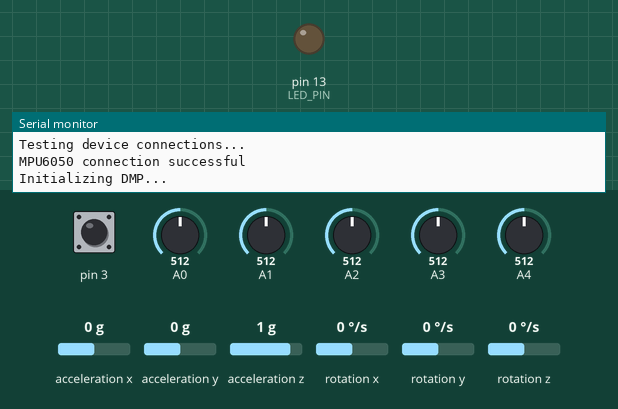
A sketch run on a simulated Arduino Leonardo, built with avr-gcc and run on an emulated ATmega32U4. On the bench: output pins drawn as LEDs (lit = HIGH), the last lines printed to the serial monitor. Dashed ring = blinking. Inputs (shaded band) come from the test bench; at power-on: acceleration z 1 g, pin 3 HIGH, A0 = 512, A1 = 512, A2 = 512, A3 = 512, A4 = 512, acceleration x 0 g, acceleration y 0 g, rotation x 0 °/s, rotation y 0 °/s, rotation z 0 °/s. The sensor or clock chip raises its interrupt line as the real part does.

Above: at 0.1 s.
At 1.7 s:
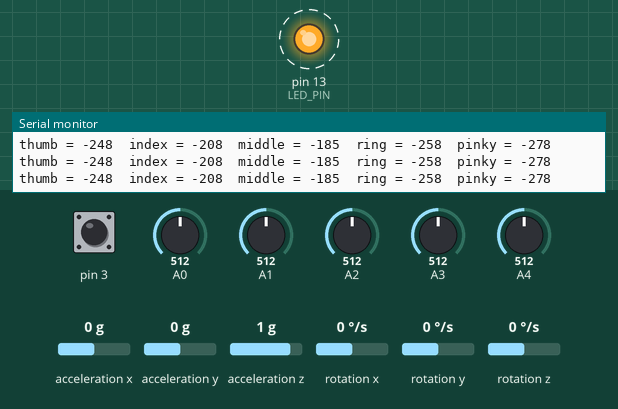
1.8 s: acceleration z set to -1.4 g
Timing chart, 0 to 10.8 s (numbered marks = the images above; inputs shaded):
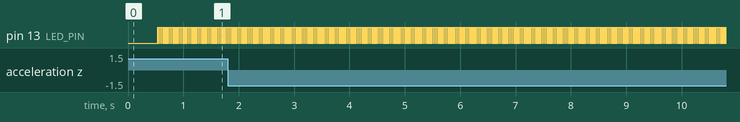

The sketch:

mpu6050_HC05_code.ino
```cpp
// I2C device class (I2Cdev) demonstration Arduino sketch for MPU6050 class using DMP (MotionApps v2.0)
// 6/21/2012 by Jeff Rowberg <jeff@rowberg.net>
// Updates should (hopefully) always be available at https://github.com/jrowberg/i2cdevlib
//
// Changelog:
//      2013-05-08 - added seamless Fastwire support
//                 - added note about gyro calibration
//      2012-06-21 - added note about Arduino 1.0.1 + Leonardo compatibility error
//      2012-06-20 - improved FIFO overflow handling and simplified read process
//      2012-06-19 - completely rearranged DMP initialization code and simplification
//      2012-06-13 - pull gyro and accel data from FIFO packet instead of reading directly
//      2012-06-09 - fix broken FIFO read sequence and change interrupt detection to RISING
//      2012-06-05 - add gravity-compensated initial reference frame acceleration output
//                 - add 3D math helper file to DMP6 example sketch
//                 - add Euler output and Yaw/Pitch/Roll output formats
//      2012-06-04 - remove accel offset clearing for better results (thanks Sungon Lee)
//      2012-06-01 - fixed gyro sensitivity to be 2000 deg/sec instead of 250
//      2012-05-30 - basic DMP initialization working

/* ============================================
I2Cdev device library code is placed under the MIT license
Copyright (c) 2012 Jeff Rowberg

Permission is hereby granted, free of charge, to any person obtaining a copy
of this software and associated documentation files (the "Software"), to deal
in the Software without restriction, including without limitation the rights
to use, copy, modify, merge, publish, distribute, sublicense, and/or sell
copies of the Software, and to permit persons to whom the Software is
furnished to do so, subject to the following conditions:

The above copyright notice and this permission notice shall be included in
all copies or substantial portions of the Software.

THE SOFTWARE IS PROVIDED "AS IS", WITHOUT WARRANTY OF ANY KIND, EXPRESS OR
IMPLIED, INCLUDING BUT NOT LIMITED TO THE WARRANTIES OF MERCHANTABILITY,
FITNESS FOR A PARTICULAR PURPOSE AND NONINFRINGEMENT. IN NO EVENT SHALL THE
AUTHORS OR COPYRIGHT HOLDERS BE LIABLE FOR ANY CLAIM, DAMAGES OR OTHER
LIABILITY, WHETHER IN AN ACTION OF CONTRACT, TORT OR OTHERWISE, ARISING FROM,
OUT OF OR IN CONNECTION WITH THE SOFTWARE OR THE USE OR OTHER DEALINGS IN
THE SOFTWARE.
===============================================
*/

// I2Cdev and MPU6050 must be installed as libraries, or else the .cpp/.h files
// for both classes must be in the include path of your project
#include<SoftwareSerial.h>
#include "I2Cdev.h"

#include "MPU6050_6Axis_MotionApps20.h"
//#include "MPU6050.h" // not necessary if using MotionApps include file

// Arduino Wire library is required if I2Cdev I2CDEV_ARDUINO_WIRE implementation
// is used in I2Cdev.h

boolean check(int ,int ,int ,int,int,int,int,int,int ,int);
#if I2CDEV_IMPLEMENTATION == I2CDEV_ARDUINO_WIRE
    #include "Wire.h"
#endif


// class default I2C address is 0x68
// specific I2C addresses may be passed as a parameter here
// AD0 low = 0x68 (default for SparkFun breakout and InvenSense evaluation board)
// AD0 high = 0x69
MPU6050 mpu;
//MPU6050 mpu(0x69); // <-- use for AD0 high

#define RX 10
#define TX 11
SoftwareSerial myBluetooth(RX,TX);
int flex_thumb,flex_index,flex_middle,flex_ring,flex_pinky;
/* =========================================================================
   NOTE: In addition to connection 3.3v, GND, SDA, and SCL, this sketch
   depends on the MPU-6050's INT pin being connected to the Arduino's
   external interrupt #0 pin. On the Arduino Uno and Mega 2560, this is
   digital I/O pin 2.
 * ========================================================================= */

/* =========================================================================
   NOTE: Arduino v1.0.1 with the Leonardo board generates a compile error
   when using Serial.write(buf, len). The Teapot output uses this method.
   The solution requires a modification to the Arduino USBAPI.h file, which
   is fortunately simple, but annoying. This will be fixed in the next IDE
   release. For more info, see these links:

   http://arduino.cc/forum/index.php/topic,109987.0.html
   http://code.google.com/p/arduino/issues/detail?id=958
 * ========================================================================= */


// uncomment "OUTPUT_READABLE_QUATERNION" if you want to see the actual
// quaternion components in a [w, x, y, z] format (not best for parsing
// on a remote host such as Processing or something though)
//#define OUTPUT_READABLE_QUATERNION

// uncomment "OUTPUT_READABLE_EULER" if you want to see Euler angles
// (in degrees) calculated from the quaternions coming from the FIFO.
// Note that Euler angles suffer from gimbal lock (for more info, see
// http://en.wikipedia.org/wiki/Gimbal_lock)
//#define OUTPUT_READABLE_EULER

// uncomment "OUTPUT_READABLE_YAWPITCHROLL" if you want to see the yaw/
// pitch/roll angles (in degrees) calculated from the quaternions coming
// from the FIFO. Note this also requires gravity vector calculations.
// Also note that yaw/pitch/roll angles suffer from gimbal lock (for
// more info, see: http://en.wikipedia.org/wiki/Gimbal_lock)
#define OUTPUT_READABLE_YAWPITCHROLL

// uncomment "OUTPUT_READABLE_REALACCEL" if you want to see acceleration
// components with gravity removed. This acceleration reference frame is
// not compensated for orientation, so +X is always +X according to the
// sensor, just without the effects of gravity. If you want acceleration
// compensated for orientation, us OUTPUT_READABLE_WORLDACCEL instead.
//#define OUTPUT_READABLE_REALACCEL

// uncomment "OUTPUT_READABLE_WORLDACCEL" if you want to see acceleration
// components with gravity removed and adjusted for the world frame of
// reference (yaw is relative to initial orientation, since no magnetometer
// is present in this case). Could be quite handy in some cases.
//#define OUTPUT_READABLE_WORLDACCEL

// uncomment "OUTPUT_TEAPOT" if you want output that matches the
// format used for the InvenSense teapot demo
//#define OUTPUT_TEAPOT


#define LED_PIN 13 // (Arduino is 13, Teensy is 11, Teensy++ is 6)
bool blinkState = false;

// MPU control/status vars
bool dmpReady = false;  // set true if DMP init was successful
uint8_t mpuIntStatus;   // holds actual interrupt status byte from MPU
uint8_t devStatus;      // return status after each device operation (0 = success, !0 = error)
uint16_t packetSize;    // expected DMP packet size (default is 42 bytes)
uint16_t fifoCount;     // count of all bytes currently in FIFO
uint8_t fifoBuffer[64]; // FIFO storage buffer

// orientation/motion vars
Quaternion q;           // [w, x, y, z]         quaternion container
VectorInt16 aa;         // [x, y, z]            accel sensor measurements
VectorInt16 aaReal;     // [x, y, z]            gravity-free accel sensor measurements
VectorInt16 aaWorld;    // [x, y, z]            world-frame accel sensor measurements
VectorFloat gravity;    // [x, y, z]            gravity vector
float euler[3];         // [psi, theta, phi]    Euler angle container
float ypr[3];           // [yaw, pitch, roll]   yaw/pitch/roll container and gravity vector

// packet structure for InvenSense teapot demo
uint8_t teapotPacket[14] = { '$', 0x02, 0,0, 0,0, 0,0, 0,0, 0x00, 0x00, '\r', '\n' };


// ================================================================
// ===               INTERRUPT DETECTION ROUTINE                ===
// ================================================================

volatile bool mpuInterrupt = false;     // indicates whether MPU interrupt pin has gone high
void dmpDataReady() {
    mpuInterrupt = true;
}


// ================================================================
// ===                      INITIAL SETUP                       ===
// ================================================================

void setup() {
    // join I2C bus (I2Cdev library doesn't do this automatically)
    #if I2CDEV_IMPLEMENTATION == I2CDEV_ARDUINO_WIRE
        Wire.begin();
        TWBR = 24; // 400kHz I2C clock (200kHz if CPU is 8MHz)
    #elif I2CDEV_IMPLEMENTATION == I2CDEV_BUILTIN_FASTWIRE
        Fastwire::setup(400, true);
    #endif

    // initialize serial communication
    // (115200 chosen because it is required for Teapot Demo output, but it's
    // really up to you depending on your project)
    Serial.begin(115200);
    while (!Serial); // wait for Leonardo enumeration, others continue immediately
    myBluetooth.begin(9600);

    // NOTE: 8MHz or slower host processors, like the Teensy @ 3.3v or Ardunio
    // Pro Mini running at 3.3v, cannot handle this baud rate reliably due to
    // the baud timing being too misaligned with processor ticks. You must use
    // 38400 or slower in these cases, or use some kind of external separate
    // crystal solution for the UART timer.

    // initialize device
    Serial.println(F("Initializing I2C devices..."));
    mpu.initialize();

    // verify connection
    Serial.println(F("Testing device connections..."));
    Serial.println(mpu.testConnection() ? F("MPU6050 connection successful") : F("MPU6050 connection failed"));

    // wait for ready
  /*  Serial.println(F("\nSend any character to begin DMP programming and demo: "));
    while (Serial.available() && Serial.read()); // empty buffer
    while (!Serial.available());                 // wait for data
    while (Serial.available() && Serial.read()); // empty buffer again*/

    // load and configure the DMP
    Serial.println(F("Initializing DMP..."));
    devStatus = mpu.dmpInitialize();

    // supply your own gyro offsets here, scaled for min sensitivity
    mpu.setXGyroOffset(220);
    mpu.setYGyroOffset(76);
    mpu.setZGyroOffset(-85);
    mpu.setZAccelOffset(1788); // 1688 factory default for my test chip

    // make sure it worked (returns 0 if so)
    if (devStatus == 0) {
        // turn on the DMP, now that it's ready
        Serial.println(F("Enabling DMP..."));
        mpu.setDMPEnabled(true);

        // enable Arduino interrupt detection
        Serial.println(F("Enabling interrupt detection (Arduino external interrupt 0)..."));
        attachInterrupt(0, dmpDataReady, RISING);
        mpuIntStatus = mpu.getIntStatus();

        // set our DMP Ready flag so the main loop() function knows it's okay to use it
        Serial.println(F("DMP ready! Waiting for first interrupt..."));
        dmpReady = true;

        // get expected DMP packet size for later comparison
        packetSize = mpu.dmpGetFIFOPacketSize();
    } else {
        // ERROR!
        // 1 = initial memory load failed
        // 2 = DMP configuration updates failed
        // (if it's going to break, usually the code will be 1)
        Serial.print(F("DMP Initialization failed (code "));
        Serial.print(devStatus);
        Serial.println(F(")"));
    }

    // configure LED for output
    pinMode(LED_PIN, OUTPUT);
}


// ================================================================
// ===                    MAIN PROGRAM LOOP                     ===
// ================================================================

void loop() {
    // if programming failed, don't try to do anything
    if (!dmpReady) return;

    // wait for MPU interrupt or extra packet(s) available
    while (!mpuInterrupt && fifoCount < packetSize) {
        // other program behavior stuff here
        // .
        // .
        // .
        // if you are really paranoid you can frequently test in between other
        // stuff to see if mpuInterrupt is true, and if so, "break;" from the
        // while() loop to immediately process the MPU data
        // .
        // .
        // .
    }

    // reset interrupt flag and get INT_STATUS byte
    mpuInterrupt = false;
    mpuIntStatus = mpu.getIntStatus();

    // get current FIFO count
    fifoCount = mpu.getFIFOCount();

    // check for overflow (this should never happen unless our code is too inefficient)
    if ((mpuIntStatus & 0x10) || fifoCount == 1024) {
        // reset so we can continue cleanly
        mpu.resetFIFO();
        Serial.println(F("FIFO overflow!"));

    // otherwise, check for DMP data ready interrupt (this should happen frequently)
    } else if (mpuIntStatus & 0x02) {
        // wait for correct available data length, should be a VERY short wait
        while (fifoCount < packetSize) fifoCount = mpu.getFIFOCount();

        // read a packet from FIFO
        mpu.getFIFOBytes(fifoBuffer, packetSize);

        // track FIFO count here in case there is > 1 packet available
        // (this lets us immediately read more without waiting for an interrupt)
        fifoCount -= packetSize;

        #ifdef OUTPUT_READABLE_QUATERNION
            // display quaternion values in easy matrix form: w x y z
            mpu.dmpGetQuaternion(&q, fifoBuffer);
            Serial.print("quat\t");
            Serial.print(q.w);
            Serial.print("\t");
            Serial.print(q.x);
            Serial.print("\t");
            Serial.print(q.y);
            Serial.print("\t");
            Serial.println(q.z);
        #endif

        #ifdef OUTPUT_READABLE_EULER
            // display Euler angles in degrees
            mpu.dmpGetQuaternion(&q, fifoBuffer);
            mpu.dmpGetEuler(euler, &q);
            Serial.print("euler\t");
            Serial.print(euler[0] * 180/M_PI);
            Serial.print("\t");
            Serial.print(euler[1] * 180/M_PI);
            Serial.print("\t");
            Serial.println(euler[2] * 180/M_PI);
        #endif

        #ifdef OUTPUT_READABLE_YAWPITCHROLL
            // display Euler angles in degrees
            mpu.dmpGetQuaternion(&q, fifoBuffer);
            mpu.dmpGetGravity(&gravity, &q);
            mpu.dmpGetYawPitchRoll(ypr, &q, &gravity);
            float y=ypr[0]*180.0/M_PI;
            float p=ypr[1]*180.0/M_PI;
            float r=ypr[2]*180.0/M_PI;
            String str="#"+(String)y+" "+(String)p+" "+(String)r+"~";
            //Serial.println(str);
           // myBluetooth.print(str);
        #endif

        #ifdef OUTPUT_READABLE_REALACCEL
            // display real acceleration, adjusted to remove gravity
            mpu.dmpGetQuaternion(&q, fifoBuffer);
            mpu.dmpGetAccel(&aa, fifoBuffer);
            mpu.dmpGetGravity(&gravity, &q);
            mpu.dmpGetLinearAccel(&aaReal, &aa, &gravity);
            Serial.print("areal\t");
            Serial.print(aaReal.x);
            Serial.print("\t");
            Serial.print(aaReal.y);
            Serial.print("\t");
            Serial.println(aaReal.z);
        #endif

        #ifdef OUTPUT_READABLE_WORLDACCEL
            // display initial world-frame acceleration, adjusted to remove gravity
            // and rotated based on known orientation from quaternion
            mpu.dmpGetQuaternion(&q, fifoBuffer);
            mpu.dmpGetAccel(&aa, fifoBuffer);
            mpu.dmpGetGravity(&gravity, &q);
            mpu.dmpGetLinearAccel(&aaReal, &aa, &gravity);
            mpu.dmpGetLinearAccelInWorld(&aaWorld, &aaReal, &q);
            Serial.print("aworld\t");
            Serial.print(aaWorld.x);
            Serial.print("\t");
            Serial.print(aaWorld.y);
            Serial.print("\t");
            Serial.println(aaWorld.z);
        #endif

        #ifdef OUTPUT_TEAPOT
            // display quaternion values in InvenSense Teapot demo format:
            teapotPacket[2] = fifoBuffer[0];
            teapotPacket[3] = fifoBuffer[1];
            teapotPacket[4] = fifoBuffer[4];
            teapotPacket[5] = fifoBuffer[5];
            teapotPacket[6] = fifoBuffer[8];
            teapotPacket[7] = fifoBuffer[9];
            teapotPacket[8] = fifoBuffer[12];
            teapotPacket[9] = fifoBuffer[13];
            Serial.write(teapotPacket, 14);
            teapotPacket[11]++; // packetCount, loops at 0xFF on purpose
        #endif


        // blink LED to indicate activity
        blinkState = !blinkState;
        digitalWrite(LED_PIN, blinkState);
    }

   flex_thumb = analogRead(A0)-760 ;
   flex_index = analogRead(A1)-720 ;
   flex_middle = analogRead(A2)-697 ;
   flex_ring = analogRead(A3)-770 ;
   flex_pinky = analogRead(A4)-790 ;
  Serial.print("thumb = ");
  Serial.print(flex_thumb);
  Serial.print("\t");

  Serial.print("index = ");
  Serial.print(flex_index);
  Serial.print("\t");

  Serial.print("middle = ");
  Serial.print(flex_middle);
  Serial.print("\t");

  Serial.print("ring = ");
  Serial.print(flex_ring);
  Serial.print("\t");

  Serial.print("pinky = ");
  Serial.print(flex_pinky);
  Serial.println("\t");
  Serial.print("\n");

  //flex values checking for letters.


  if(check(65,85,100,130,105,130,105,120,75,95)){
    myBluetooth.write("#a~");
    Serial.println("a");
    delay(500);
  }
  else if(check(25,50,20,40,20,45,15,35,-15,5)){
    myBluetooth.write("#b~");
     Serial.println("b");
     delay(500);
  }
  else if(check(15,35,40,70,79,103,70,100,30,60)){
    myBluetooth.write("#c~");
     Serial.println("c");
     delay(500);
  }
  else if(check(55,75,30,55,130,155,100,125,60,85)){
    myBluetooth.write("#d~");
     Serial.println("d");
     delay(500);
  }
  else if(check(65,95,125,150,115,145,105,125,-15,5)){
    myBluetooth.write("#i~");
     Serial.println("i");
     delay(500);
  }
  else if(check(-5,15,25,50,30,55,100,130,60,90)){
    myBluetooth.write("#k~");
     Serial.println("k");
     delay(500);
  }
  else if(check(75,100,95,125,100,130,85,120,75,100)){
    myBluetooth.write("#m~");
     Serial.println("m");
     delay(500);
  }
  else if(check(20,45,20,40,35,55,110,140,70,100)){
    myBluetooth.write("#u~");
     Serial.println("u");
     delay(500);
  }
  else if(check(20,60,15,40,15,40,30,65,80,110)){
    myBluetooth.write("#w~");
     Serial.println("w");
     delay(500);
  }
  else if(check(90,115,115,140,120,140,95,120,75,100)){
    myBluetooth.write("#x~");
     Serial.println("x");
     delay(500);
  }
  else if(check(-15,10,110,150,110,150,100,140,-15,10)){
    myBluetooth.write("#y~");
     Serial.println("y");
     delay(500);
  }
  else if(check(30,70,40,75,85,115,70,100,30,60)){
    myBluetooth.write("#o~");
     Serial.println("o");
     delay(500);
  }
  else if(check(-15,15,30,60,120,150,100,135,60,95)){
    myBluetooth.write("#l~");
     Serial.println("l");
     delay(500);
  }
  else;

}
boolean check(int thumbL,int thumbH,int indexL,int indexH,int middleL,int middleH,int ringL,int ringH,int littleL,int littleH){
  if(flex_thumb>=thumbL && flex_thumb<=thumbH && flex_index>=indexL && flex_index<=indexH && flex_middle>=middleL && flex_middle<=middleH && flex_ring>=ringL && flex_ring<=ringH && flex_pinky>=littleL && flex_pinky<=littleH){
    return true;
  }
  else{
    return false;
  }
}
```

Measured:
- by itself, pin 13 (LED_PIN): alternates HIGH for 0.01 s and LOW for 0.01 s
